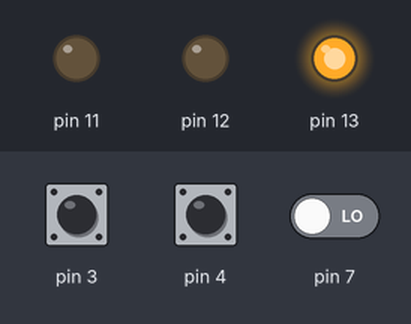
Recording of a sketch running on a simulated Arduino Uno, built with avr-gcc and run on an emulated ATmega328P. Shown: output pins drawn as LEDs (lit = HIGH). The test bench sets the inputs (shaded band); at power-on: pin 7 LOW, pin 3 HIGH, pin 4 HIGH.

Above: at 1.2 s.
1.3 s: pin 7 driven HIGH
At 4.2 s:
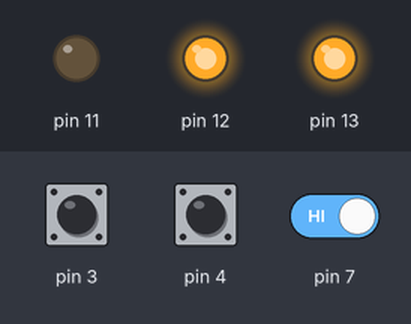
4.3 s: pin 7 driven LOW
Timing chart, 0 to 7.3 s (numbered marks = the images above; inputs shaded):
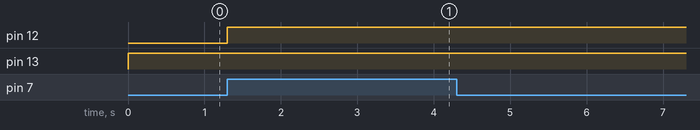

The sketch:

project_4.ino
```cpp
void setup()
{
  pinMode(13, OUTPUT);
  pinMode(12, OUTPUT);
  pinMode(11, OUTPUT);

  pinMode(10, INPUT);
  pinMode(9, INPUT);

  pinMode(7, INPUT);
}

 const int LOCKED = 0;
 const int WAIT1 = 1;
 const int WAIT2 = 2;
 const int CHECKING = 3;
 const int UNLOCKED = 4;

 int push1 = 0;
 int push2 = 0;

int code[]= {1,2};

int state = LOCKED;
int start = 0;

void loop()
{
  int sensor = digitalRead(7);
  int b1 = digitalRead(4);
  int b2 = digitalRead(3);

    if (b1 == LOW){
      push1 = 0;
    }

  if (b2 == LOW) {
    push2 = 0;
  }

  switch (state){

    case LOCKED:

    digitalWrite(13, HIGH);
    if (sensor == HIGH){
       digitalWrite(13, LOW);
  state = WAIT1;
           start = millis();
    }
    break;

    case WAIT1:

    digitalWrite(12,HIGH);
    if ((b1 == HIGH) || (b2 == HIGH)){
      digitalWrite(12,HIGH);

      if (b1 == HIGH) {
        push1 = 1;
      }
      if (b2 == HIGH){
        push1 = 2;
      }
       state = WAIT2;
    }

    if(millis() - start > 10000) {
         digitalWrite(12, LOW);
         state = LOCKED;
    }
    break;

    case WAIT2:
    digitalWrite(12,HIGH);
      if ((b1 == HIGH) || (b2 == HIGH)){
      digitalWrite(12,HIGH);
      if (b1 == HIGH) {
        push2 = 1;
      }
      if (b2 == HIGH){
        push2 = 2;
      }
      state = CHECKING;
    }
      if(millis() - start > 10000) {
         digitalWrite(12, LOW);
         state = LOCKED;
      }
    break;

    case CHECKING:
    if ((push1 == code [0]) && (push2 == code[1])) {
      digitalWrite(11,HIGH);
      state = UNLOCKED;
    }else {
      digitalWrite(13, HIGH);
      delay(200);
      digitalWrite(13, LOW);
      state = LOCKED;
    }
    push1 = 0;
    push2 = 0;
    break;

    case UNLOCKED:
    delay (4000);
    digitalWrite (11, LOW);
      state = LOCKED;
    break;
  }

    }
```

Measured:
- after the input at 1.3 s, pin 12: LOW → HIGH at once
